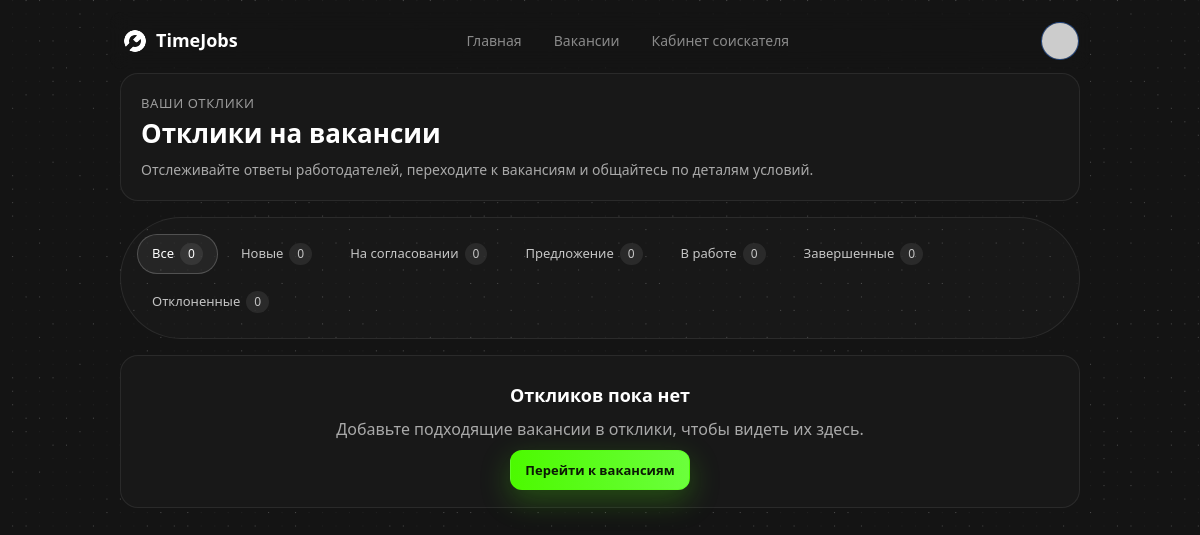
Before: /my-applications (signed in) with the older database file.
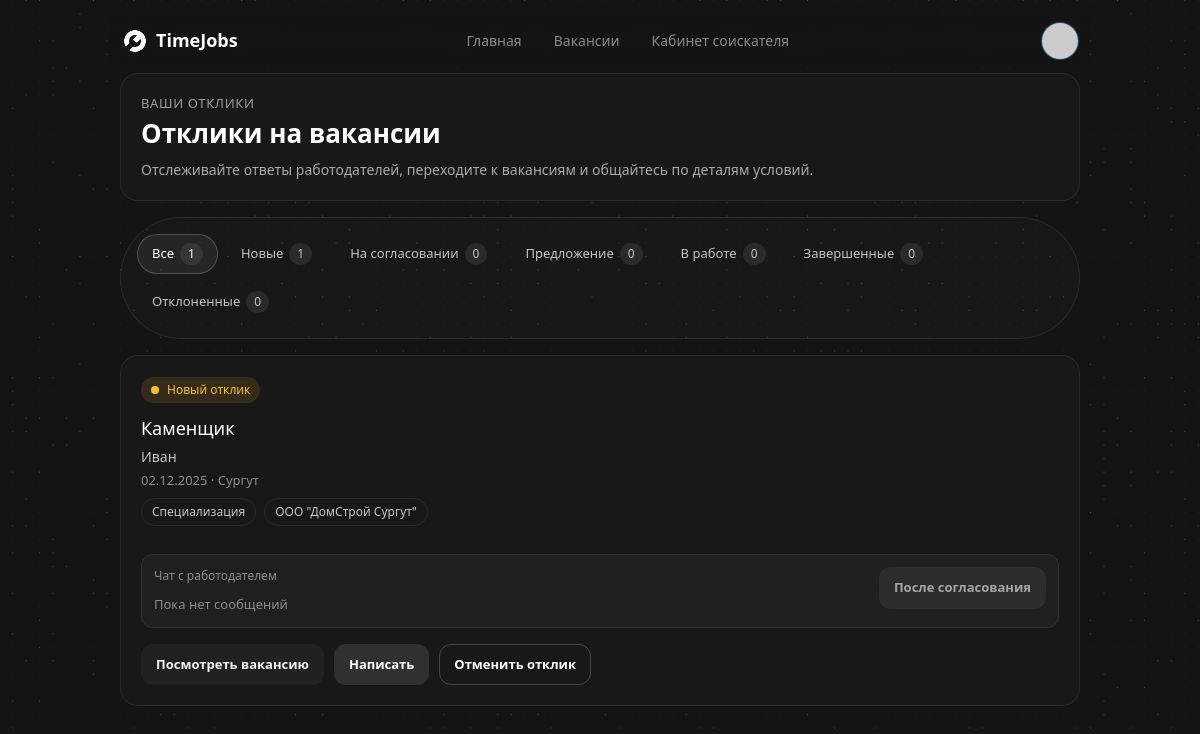
After: the same page with the newer database file.
### app.py (models this page shows)
class Application(db.Model):
    id = db.Column(db.Integer, primary_key=True)
    job_id = db.Column(db.Integer, db.ForeignKey('job.id'), nullable=False)
    worker_id = db.Column(db.Integer, db.ForeignKey('user.id'), nullable=False)
    note = db.Column(db.Text)
    status = db.Column(db.String(20), default='applied')  # applied, accepted, rejected
    created_at = db.Column(db.DateTime, default=datetime.datetime.utcnow)
    frozen_amount = db.Column(db.Float, default=0)
    work_units = db.Column(db.Integer, default=0)
    job = db.relationship('Job', backref='applications')
    worker = db.relationship('User')
    messages = db.relationship(
        'ChatMessage',
        backref='application',
        lazy=True,
        cascade='all, delete-orphan'
    )
    __table_args__ = (
        UniqueConstraint('job_id', 'worker_id', name='uq_job_worker'),
    )

class Job(db.Model):
    id = db.Column(db.Integer, primary_key=True)
    employer_id = db.Column(db.Integer, db.ForeignKey('user.id'), nullable=False)
    title = db.Column(db.String(200), nullable=False)
    description = db.Column(db.Text)
    city = db.Column(db.String(120))
    specialization = db.Column(db.String(120))
    wage = db.Column(db.Float, default=0)
    pay_type = db.Column(db.String(20), default='shift')  # shift, hourly
    duration_days = db.Column(db.Integer, default=1)
    status = db.Column(db.String(20), default='pending')  # pending, approved, rejected
    created_at = db.Column(db.DateTime, default=datetime.datetime.utcnow)
    view_count = db.Column(db.Integer, default=0)
    experience_level = db.Column(db.String(50))
    employment_type = db.Column(db.String(50))
    tariff = db.Column(db.String(50))
    employer = db.relationship('User', backref='jobs')

class User(db.Model, UserMixin):
    id = db.Column(db.Integer, primary_key=True)
    name = db.Column(db.String(120), nullable=False)
    first_name = db.Column(db.String(120))
    last_name = db.Column(db.String(120))
    middle_name = db.Column(db.String(120))
    gender = db.Column(db.String(20))
    city = db.Column(db.String(120))
    birth_date = db.Column(db.Date)
    email = db.Column(db.String(120), unique=True, nullable=False)
    password_hash = db.Column(db.String(255), nullable=False)
    role = db.Column(db.String(20), default='worker')  # worker, employer, moderator
    phone = db.Column(db.String(50))
    education = db.Column(db.String(255))
    exp_years = db.Column(db.Integer, default=0)
    avatar_url = db.Column(db.String(255))
    deposit = db.Column(db.Float, default=0)
    rating = db.Column(db.Float, default=0)
    educations = db.relationship('WorkerEducation', backref='user', lazy=True, cascade='all, delete-orphan')
    experiences = db.relationship('WorkerExperience', backref='user', lazy=True, cascade='all, delete-orphan')
    skills = db.relationship('WorkerSkill', backref='user', lazy=True, cascade='all, delete-orphan')

### app.py (the view)
@app.route('/my-applications')
@login_required
def my_applications():
    if current_user.role != 'worker':
        flash('Only workers can view their applications.', 'error')
        return redirect(url_for('index'))
    filter_key = request.args.get('filter', 'all')
    apps = Application.query.filter_by(worker_id=current_user.id) \
                            .order_by(Application.created_at.desc()).all()
    waiting_apps = [app for app in apps if app.status == 'applied']
    approval_apps = [app for app in apps if app.status == 'awaiting_approval']
    offer_apps = [app for app in apps if app.status == 'work_offer']
    in_work_apps = [app for app in apps if app.status == 'in_work']
    completed_apps = [app for app in apps if app.status == 'completed']
    rejected_apps = [app for app in apps if app.status == 'rejected']
    filter_options = [
        dict(key='all', label=FILTER_LABELS['all'], count=len(apps)),
        dict(key='waiting', label=FILTER_LABELS['waiting'], count=len(waiting_apps)),
        dict(key='approval', label=FILTER_LABELS['approval'], count=len(approval_apps)),
        dict(key='offer', label=FILTER_LABELS['offer'], count=len(offer_apps)),
        dict(key='in_work', label=FILTER_LABELS['in_work'], count=len(in_work_apps)),
        dict(key='completed', label=FILTER_LABELS['completed'], count=len(completed_apps)),
        dict(key='rejected', label=FILTER_LABELS['rejected'], count=len(rejected_apps)),
    ]
    total_count = len(apps)
    invited_count = len(in_work_apps)
    filtered = apps
    if filter_key == 'waiting':
        filtered = waiting_apps
    elif filter_key == 'approval':
        filtered = approval_apps
    elif filter_key == 'offer':
        filtered = offer_apps
    elif filter_key == 'in_work':
        filtered = in_work_apps
    elif filter_key == 'completed':
        filtered = completed_apps
    elif filter_key == 'rejected':
        filtered = rejected_apps
    elif filter_key not in ('all',):
        filter_key = 'all'
    status_labels = STATUS_LABELS
    chat_meta = {}
    filtered_ids = [a.id for a in filtered]
    if filtered_ids:
        msgs = ChatMessage.query.filter(ChatMessage.application_id.in_(filtered_ids)) \
            .order_by(ChatMessage.created_at.desc()).all()
        for msg in msgs:
            meta = chat_meta.setdefault(msg.application_id, {'count': 0, 'last': None})
            meta['count'] += 1
            if meta['last'] is None:
                meta['last'] = msg
    return render_template(
        'vacancies/my_applications.html',
        applications=filtered,
        filter_options=filter_options,
        active_filter=filter_key,
        status_labels=status_labels,
        total_count=total_count,
        invited_count=invited_count,
        chat_meta=chat_meta
    )

### templates/vacancies/my_applications.html (shortened to what this page needs)
{% extends "base.html" %}
{% block content %}
<div class="responses-shell">
    <div class="responses-inner">
        <header class="responses-header glass-card">
            <div>
                <p class="responses-eyebrow">Ваши отклики</p>
                <h1>Отклики на вакансии</h1>
                <p class="responses-subtitle">
                    Отслеживайте ответы работодателей, переходите к вакансиям и общайтесь по деталям условий.
                </p>
            </div>
        </header>
        <div class="responses-tabs glass-card">
            {% for tab in filter_options %}
            <a href="{{ url_for('my_applications', filter=tab.key) }}"
               class="responses-tab{% if active_filter == tab.key %} is-active{% endif %}">
                <span>{{ tab.label }}</span>
                <span class="responses-tab__count">{{ tab.count }}</span>
            </a>
            {% endfor %}
        </div>
        {% if not applications %}
        <div class="glass-card responses-empty">
            <p class="responses-empty__title">Откликов пока нет</p>
            <p class="responses-empty__text">
                Добавьте подходящие вакансии в отклики, чтобы видеть их здесь.
            </p>
            <a href="{{ url_for('vacancies') }}" class="responses-btn primary">Перейти к вакансиям</a>
        </div>
        {% else %}
        <div class="responses-list">
            {% for app in applications %}
                {% set status_info = status_labels.get(app.status, {'label':'Без статуса','css':'muted'}) %}
                {% set job_link = url_for('vacancy_detail', job_id=app.job.id) if app.job else None %}
                {% set employer = app.job.employer if app.job else None %}
                {% set contact_href = None %}
                {% if employer and employer.phone %}
                    {% set contact_href = 'tel:' ~ employer.phone %}
                {% elif employer and employer.email %}
                    {% set contact_href = 'mailto:' ~ employer.email %}
                {% else %}
                    {% set contact_href = 'mailto:support@timejobs.local' %}
                {% endif %}
                <article class="responses-card glass-card">
                    <div class="responses-card__status responses-status--{{ status_info.css }}">
                        <span class="dot"></span>{{ status_info.label }}
                    </div>
                    <div class="responses-card__body">
                        <div class="responses-card__main">
                            <h3>{{ app.job.title if app.job else 'Вакансия удалена' }}</h3>
                            <p class="responses-company">
                                {{ app.job.employer.name if app.job and app.job.employer else 'Работодатель не указан' }}
                            </p>
                            <p class="responses-meta">
                                {{ app.created_at.strftime('%d.%m.%Y') if app.created_at else 'Дата не указана' }} ·
                                {{ app.job.city or 'Город не указан' }}
                            </p>
                            <div class="responses-tags">
                                <span>Специализация</span>
                                <span>{{ app.job.specialization or 'Не указано' }}</span>
                            </div>
                        </div>
                        {% set chat_info = chat_meta.get(app.id) %}
                        {% set last_text = (chat_info.last.text if chat_info and chat_info.last else '') | replace('\\n', ' ') %}
                        <div class="chat-preview responses-chat">
                            <div class="chat-preview__content">
                                <div class="chat-preview__label">Чат с работодателем</div>
                                {% if chat_info %}
                                    <div class="chat-preview__text">
                                        <span class="chat-preview__count">{{ chat_info.count }}</span>
                                        <span class="chat-preview__snippet">
                                            <strong>{{ 'Вы' if chat_info.last.sender_id == current_user.id else (employer.name if employer else 'Работодатель') }}</strong>:
                                            {{ last_text[:120] }}{% if last_text|length > 120 %}…{% endif %}
                                        </span>
                                    </div>
                                {% else %}
                                    <div class="chat-preview__text chat-preview__text--muted">Пока нет сообщений</div>
                                {% endif %}
                            </div>
                            {% set chat_allowed = app.status in ['awaiting_approval','work_offer','in_work','completed'] %}
                            {% if chat_allowed %}
                                <a class="responses-btn secondary" href="{{ url_for('application_chat', app_id=app.id) }}">Открыть чат</a>
                            {% else %}
                                <span class="responses-btn secondary" aria-disabled="true" style="opacity:0.6;cursor:not-allowed;">После согласования</span>
                            {% endif %}
                        </div>
                        <div class="responses-card__actions">
                            {% if job_link %}
                            <a class="responses-btn ghost" href="{{ job_link }}">Посмотреть вакансию</a>
                            {% else %}
                            <span class="responses-btn ghost" aria-disabled="true" style="opacity:0.6;cursor:not-allowed;">Вакансия недоступна</span>
                            {% endif %}
                            <a class="responses-btn secondary" href="{{ contact_href }}">Написать</a>
                            <form method="post"
                                  action="{{ url_for('withdraw_application', app_id=app.id) }}"
                                  onsubmit="return confirm('Отменить отклик?');"
                                  style="display:inline;">
                                <button class="responses-btn outline" type="submit">Отменить отклик</button>
                            </form>
                        </div>
                    </div>
                </article>
            {% endfor %}
        </div>
        {% endif %}
    </div>
</div>
{% endblock %}

### templates/base.html (shortened to what this page needs)
<!doctype html>
<html lang="ru" device="tablet" data-theme="dark">
<head>
    <link rel="stylesheet" href="{{ url_for('static', filename='css/tj.css') }}">
	<link rel="stylesheet" href="{{ url_for('static', filename='css/style.css') }}">
</head>
<body version="8c0ff04">
    <header data-v-477edc33="" class="header">
        <a data-v-477edc33="" aria-current="page" href="/" class="router-link-active router-link-exact-active logo">
            <img data-v-477edc33="" class="w-[26px] fill-white mt-0.5" src="/static/img/icons-job-48.png" />
            <p data-v-477edc33="" class="text-white text-18-600">TimeJobs</p>
        </a>
        <div data-v-477edc33="" class="buttons">
            <a data-v-477edc33="" href="{{ url_for('index') }}" class="">
                <button data-v-477edc33=""
                        class="ra-button preset landing-tab{% if active_page == 'index' %} landing-tab--active{% endif %}">
                    <div class="wrapper flex justify-center opacity-100 gap-1.5">Главная</div>
                </button>
            </a>
            <a data-v-477edc33="" href="{{ url_for('vacancies') }}" class="">
                <button data-v-477edc33=""
                        class="ra-button preset landing-tab{% if active_page == 'vacancies' %} landing-tab--active{% endif %}">
                    <div class="wrapper flex justify-center opacity-100 gap-1.5">Вакансии</div>
                </button>
            </a>
            {% if current_user and current_user.role == 'worker' %}
            <a data-v-477edc33="" href="{{ url_for('worker_cabinet') }}" class="">
                <button data-v-477edc33=""
                        class="ra-button preset landing-tab{% if active_page == 'worker_cabinet' %} landing-tab--active{% endif %}">
                    <div class="wrapper flex justify-center opacity-100 gap-1.5">Кабинет соискателя</div>
                </button>
            </a>
            {% endif %}
            <div class="flex items-center gap-2">
                {% if current_user %}
                <a href="{{ url_for('profile') }}" title="Профиль">
                    <img src="{{ current_user.avatar_url or current_user.avatar or default_avatar(current_user.name) }}"
                         class="w-9 h-9 rounded-full ring-1 ring-white/10 object-cover" />
                </a>
                {% else %}
                <div class="ra-button preset white !text-14-500">Войти</div>
                <div class="ra-button preset white !text-14-500">Регистрация</div>
                {% endif %}
            </div>
        </div>
    </header>
    {% block content %}{% endblock %}
</body>
</html>

Changed rows visible on the page:
added Application: label "Новый отклик", job "Каменщик", job.employer "Иван", created_at "02.12.2025", job "Сургут", job "ООО \"ДомСтрой Сургут\""
Other visible differences:
new list line: "Все 1"
new list line: "Новые 1"
list line gone: "Все 0"
list line gone: "Новые 0"
text no longer shown: "Откликов пока нет Добавьте подходящие вакансии в отклики, чтобы видеть их здесь. Перейти к вакансиям"
